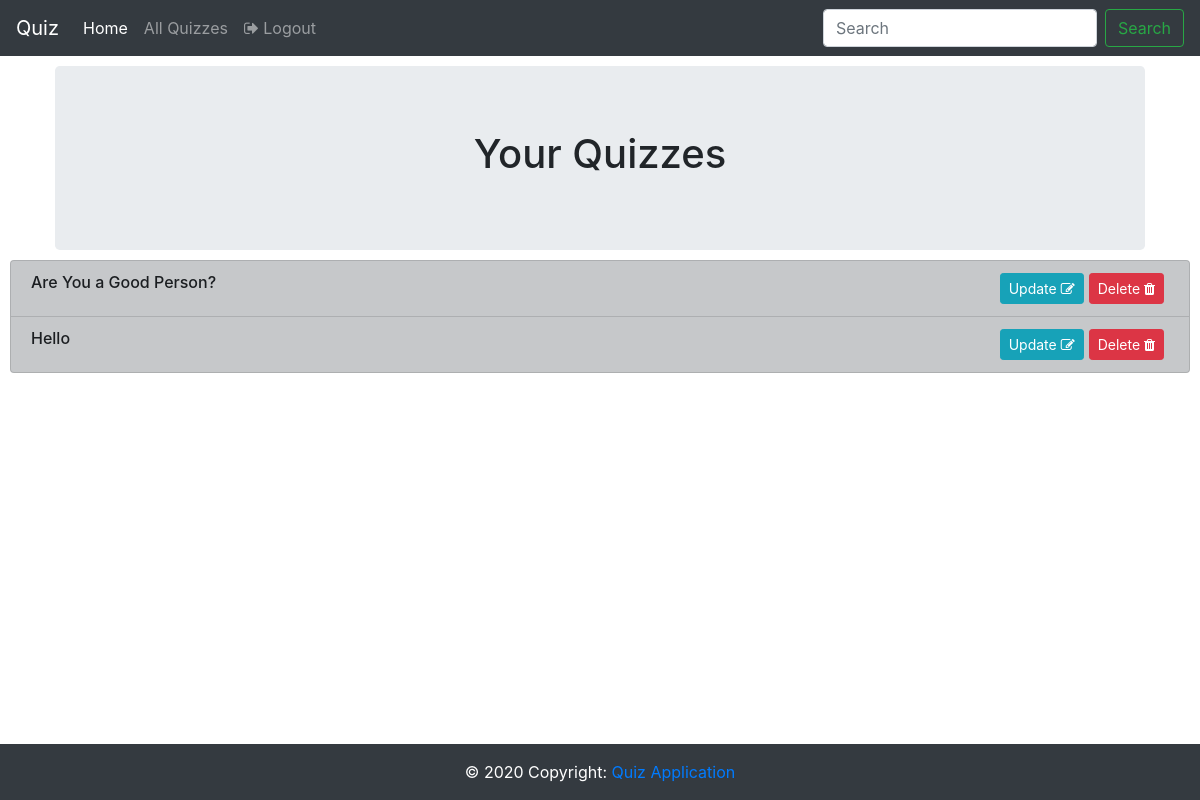
The app's page /quiz/quiz_list/ (signed in), older data.
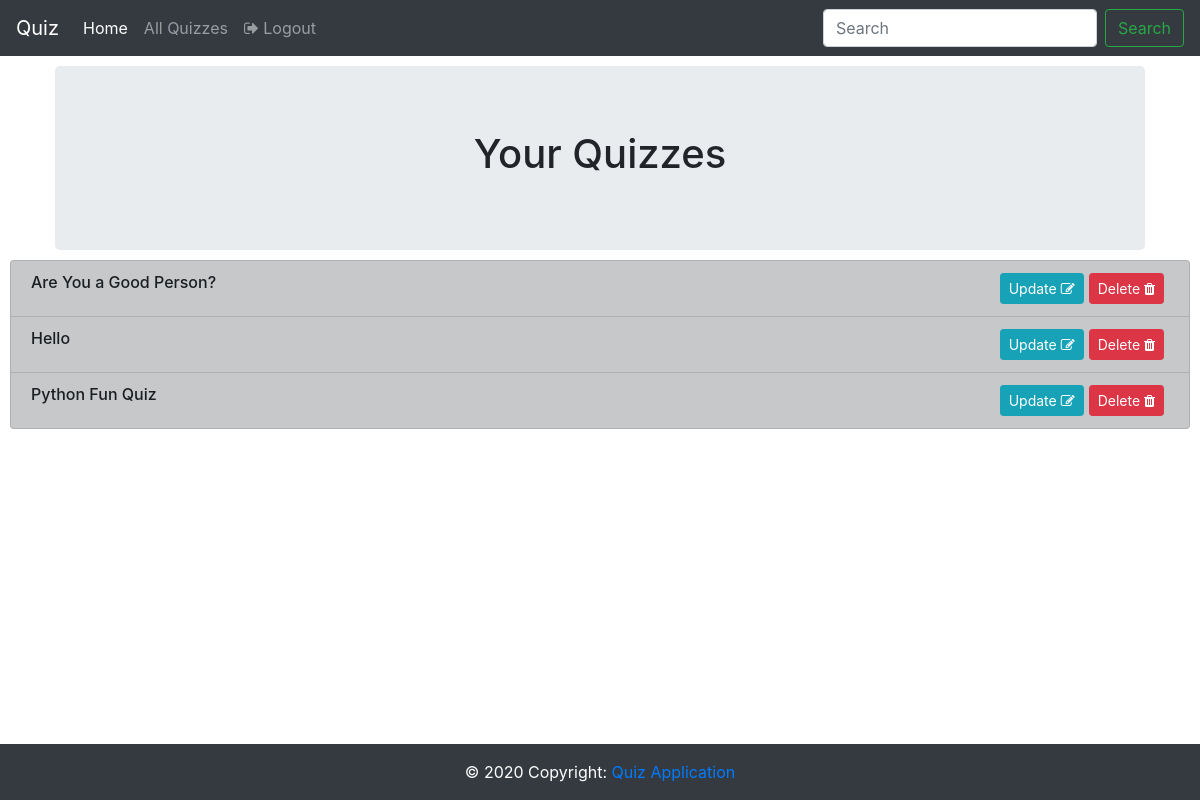
The same page, newer data.
### QuizApp/models.py (models this page shows, shortened)
class Quiz(models.Model):
    MARKING_CHOICES = [
    ('same', 'Same Marking for all Category'),
    ('different', 'Different Marking for all Category'),
    ]
    title = models.CharField(
        verbose_name=("Title"),
        max_length=60, blank=False)
    description = models.TextField(
        verbose_name=("Description"),
        default = "Get Set Go",
        blank=True, help_text=("A description of the quiz. [Optional]"))
    category = models.ForeignKey(
        Category, null=True, blank=False,
        verbose_name=("Category"), on_delete=models.CASCADE)
    random_order = models.BooleanField(
        blank=False, default=False,
        verbose_name=("Random Order"),
        help_text=("Display the questions in "
                    "a random order or as they "
                    "are set?"))
    max_questions = models.PositiveIntegerField(
        blank=False, null=True, verbose_name=("Max Questions"),
        help_text=("Number of questions to be asked on each attempt. [Optional]"))
    answers_at_end = models.BooleanField(
        blank=False, default=False,
        help_text=("Correct answer is NOT shown after question."
                    " Answers displayed at the end."),
        verbose_name=("Answers at end"))
    pass_mark = models.SmallIntegerField(
        blank=False, default=100,
        verbose_name=("Pass Mark"),
        help_text=("Percentage required to pass exam."),
        validators=[MaxValueValidator(100)])
    marking = models.CharField(max_length=250, choices=MARKING_CHOICES, default='same')
    success_text = models.TextField(
        blank=True, help_text=("Displayed if user passes. [Optional]"),
        verbose_name=("Success Text"), default = "Hey, you successfully passed the quiz. It was difficult but you indeed succeeded. Congratulations and wish you more success!!!.")
    fail_text = models.TextField(
        verbose_name=("Fail Text"),
        blank=True, help_text=("Displayed if user fails. [Optional]"), default = "Hey, you were not able to pass this time. But don't lose hope. Work hard and come with a bang next time.")
    time_alloted = models.CharField(
        max_length=250,
        verbose_name=("Time Alloted"),
        blank=False, help_text=("Time to be alloted for Quiz."),)
    slug = models.SlugField(max_length = 250, null = True, blank = True,)
    quiz_setter = models.ForeignKey(User,on_delete=models.CASCADE,default=None)
    ready_status = models.BooleanField(blank=True, default=False)
    class Meta:
        verbose_name = ("Quiz")
        verbose_name_plural = ("Quizzes")

### QuizApp/views.py (the view)
# urls.py: path('quiz_list/',views.QuizListView.as_view(), name="quiz_list"),
class QuizListView(LoginRequiredMixin,ListView):
    template_name = 'created_quiz_list.html'
    model = Quiz
    context_object_name = 'quizzes' #Context name used in template
    def get_queryset(self): #To show contacts associated to logged in user only and not all
        quizzes = super().get_queryset()
        return quizzes.filter(quiz_setter=self.request.user)

### templates/created_quiz_list.html (shortened to what this page needs)
{% extends 'base_nav.html' %}
{% load crispy_forms_tags %}
{% block body %}
<link href="https://maxcdn.bootstrapcdn.com/font-awesome/4.2.0/css/font-awesome.min.css" rel="stylesheet">
<div class="container">
    <div class="jumbotron" style="margin: 10px;">
    	<center><h1> Your Quizzes </h1></center>
    </div>
</div>
{% if quizzes %}
	<ul class="list-group" style="margin: 10px;">
      {% for quiz in quizzes %}
        <li class="list-group-item list-group-item-dark"><h6 style="float:left;">{{quiz.title}}</h6> <a href="{% url 'delete_quiz' quiz.id %}" class="btn btn-danger btn-sm" role="button" style="float: right; margin-right: 5px;">Delete <i class="fa fa-trash"></i></a><a href="{% url 'update_quiz1' quiz.id %}" class="btn btn-info btn-sm" role="button" style="float: right;margin-right: 5px;">Update <i class="fa fa-edit"></i></a></li>
      {% endfor %}
    </ul>
{% else %}
  	<p class="d-block font-weight-light my-2 heading">You haven't created any quizzes yet!!</p>
{% endif %}
{% endblock %}

Row changes from the older to the newer data that the page shows:
added Quiz: title "Python Fun Quiz"
